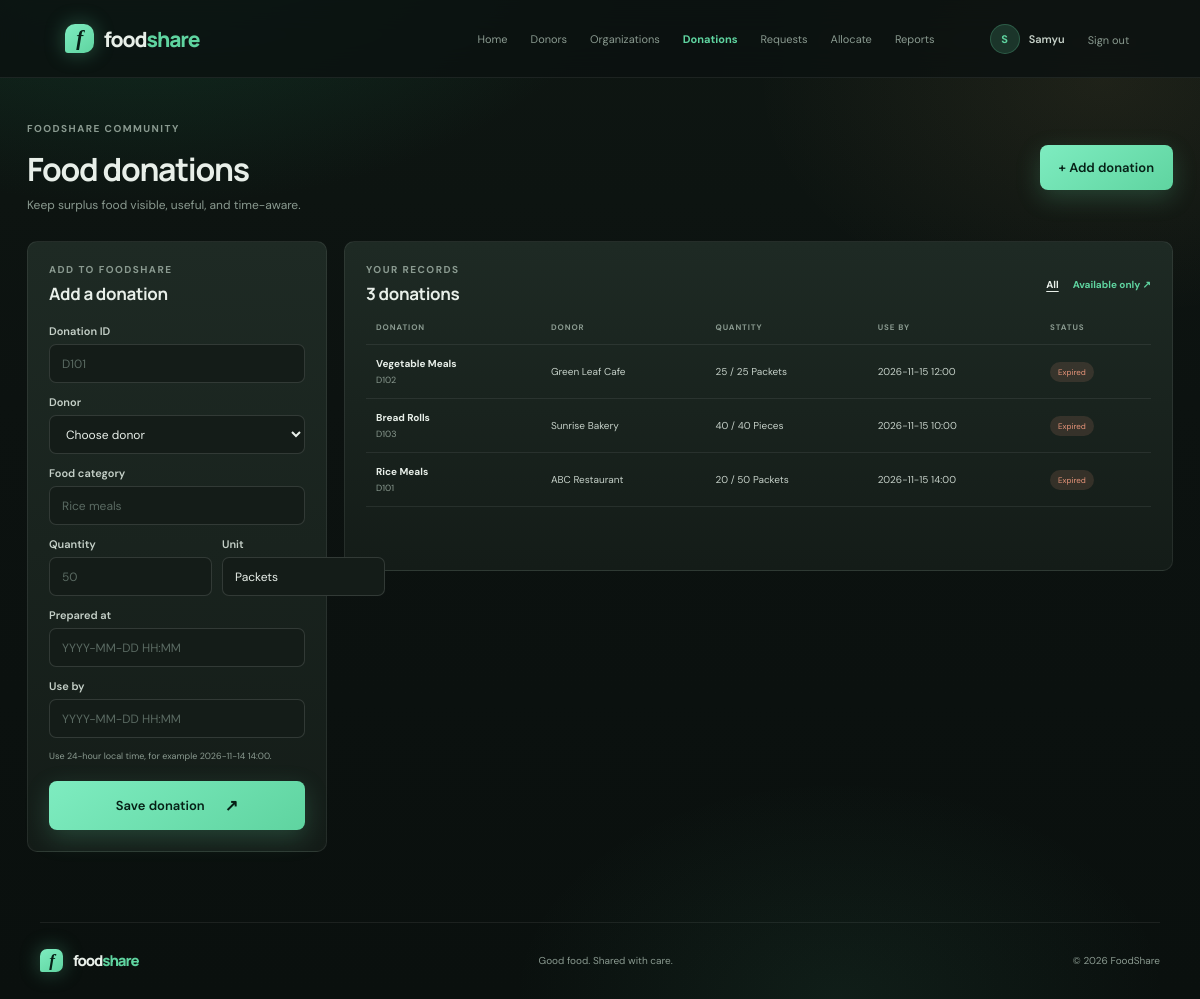
The app's page /donations (signed in) with its own data.
### tables this page shows
CREATE TABLE users (
                id INTEGER PRIMARY KEY AUTOINCREMENT,
                name TEXT NOT NULL, email TEXT NOT NULL COLLATE NOCASE UNIQUE,
                password_hash TEXT NOT NULL, created_at TEXT NOT NULL
            );

CREATE TABLE donations (
                id TEXT PRIMARY KEY, donor_id TEXT NOT NULL REFERENCES donors(id),
                category TEXT NOT NULL, quantity INTEGER NOT NULL CHECK(quantity > 0),
                remaining INTEGER NOT NULL CHECK(remaining >= 0), unit TEXT NOT NULL,
                prepared_at TEXT NOT NULL, expires_at TEXT NOT NULL,
                status TEXT NOT NULL DEFAULT 'Available', created_at TEXT NOT NULL
            );

CREATE TABLE donors (
                id TEXT PRIMARY KEY, name TEXT NOT NULL, contact TEXT NOT NULL DEFAULT '',
                phone TEXT NOT NULL DEFAULT '', created_at TEXT NOT NULL
            );

### app.py (the view, shortened to what this page needs)
@app.route("/donations", methods=["GET", "POST"])
@login_required
def donations():
    view = request.args.get("view", "all")
    with connect_db() as db:
        expire_food(db)
        donors_list = db.execute("SELECT id,name FROM donors ORDER BY name").fetchall()
        if view == "available":
            records = db.execute(
                "SELECT d.*,n.name donor_name FROM donations d JOIN donors n ON n.id=d.donor_id "
                "WHERE d.remaining>0 AND d.status!='Expired' AND d.expires_at>? "
                "ORDER BY d.expires_at",
                (now(),),
            ).fetchall()
        else:
            records = db.execute(
                "SELECT d.*,n.name donor_name FROM donations d JOIN donors n ON n.id=d.donor_id "
                "ORDER BY d.created_at DESC"
            ).fetchall()
    return render_template(
        "records.html", kind="donations", records=records, donors=donors_list, view=view
    )

### app.py (called while the page is built)
def connect_db():
    if has_app_context() and g.get("_foodshare_db") is not None:
        return g._foodshare_db
    conn = sqlite3.connect(DB_PATH)
    conn.row_factory = sqlite3.Row
    conn.execute("PRAGMA foreign_keys=ON")
    if has_app_context():
        g._foodshare_db = conn
    return conn

def now():
    return datetime.now().strftime(DATE_FORMAT)

def expire_food(db):
    db.execute("UPDATE donations SET status='Expired' WHERE remaining>0 AND expires_at<=?", (now(),))

@app.before_request
def load_user():
    if request.method == "POST":
        expected = session.get("csrf_token", "")
        provided = request.form.get("csrf_token", "")
        if not expected or not secrets.compare_digest(expected, provided):
            abort(400, "Form expired. Refresh the page and try again.")
    g.user = None
    if session.get("user_id"):
        with connect_db() as db:
            g.user = db.execute("SELECT id,name,email FROM users WHERE id=?", (session["user_id"],)).fetchone()

def login_required(fn):
    @wraps(fn)
    def wrapped(*args, **kwargs):
        if not g.user:
            flash("Please sign in to continue.", "info")
            return redirect(url_for("login", next=request.path))
        return fn(*args, **kwargs)
    return wrapped

@app.context_processor
def shared_context():
    if "csrf_token" not in session:
        session["csrf_token"] = secrets.token_urlsafe(32)
    return {"current_year": datetime.now().year, "csrf_token": session["csrf_token"]}

### templates/records.html (shortened to what this page needs)
{% extends 'base.html' %}{% block title %}{{ {'donors':'Donors','organizations':'Organizations','donations':'Donations','requests':'Requests'}[kind] }}{% endblock %}{% block content %}
<section class="dashboard-wrap"><div class="dashboard-heading"><div><div class="eyebrow">FOODSHARE COMMUNITY</div><h1>{{ {'donors':'Donor partners','organizations':'Receiving organizations','donations':'Food donations','requests':'Food requests'}[kind] }}</h1><p>{{ {'donors':'The people and kitchens making a difference.','organizations':'Community partners receiving shared food.','donations':'Keep surplus food visible, useful, and time-aware.','requests':'See what local organizations need.'}[kind] }}</p></div>{% if kind=='donations' %}<a class="button" href="#add-record">+ Add donation</a>{% elif kind=='requests' %}<a class="button" href="#add-record">+ New request</a>{% else %}<a class="button" href="#add-record">+ Register {{ 'donor' if kind=='donors' else 'organization' }}</a>{% endif %}</div>
<div class="records-layout"><section class="panel form-panel" id="add-record"><div class="eyebrow">ADD TO FOODSHARE</div><h2>{{ {'donors':'Register a donor','organizations':'Register an organization','donations':'Add a donation','requests':'Create a request'}[kind] }}</h2>
<form method="post" class="stack-form"><input type="hidden" name="csrf_token" value="{{ csrf_token }}">{% if kind in ['donors','organizations'] %}<label>{{ 'Donor' if kind=='donors' else 'Organization' }} ID<input name="id" placeholder="{{ 'D102' if kind=='donors' else 'O102' }}" required></label><label>{{ 'Donor' if kind=='donors' else 'Organization' }} name<input name="name" placeholder="Name" required></label><label>Contact person<input name="contact" placeholder="Contact name"></label><label>Phone or email<input name="phone" placeholder="Contact details"></label>
{% elif kind=='donations' %}<label>Donation ID<input name="id" placeholder="D101" required></label><label>Donor<select name="donor_id" required><option value="">Choose donor</option>{% for donor in donors %}<option value="{{ donor.id }}">{{ donor.name }} · {{ donor.id }}</option>{% endfor %}</select></label><label>Food category<input name="category" placeholder="Rice meals" required></label><div class="form-pair"><label>Quantity<input type="number" name="quantity" min="1" placeholder="50" required></label><label>Unit<input name="unit" placeholder="Packets" value="Packets" required></label></div><label>Prepared at<input type="text" name="prepared_at" placeholder="YYYY-MM-DD HH:MM" required></label><label>Use by<input type="text" name="expires_at" placeholder="YYYY-MM-DD HH:MM" required></label><small class="form-hint">Use 24-hour local time, for example 2026-11-14 14:00.</small>
{% endif %}<button class="button form-submit" type="submit">Save {{ {'donors':'donor','organizations':'organization','donations':'donation','requests':'request'}[kind] }} <span>↗</span></button></form></section>
<section class="panel records-panel"><div class="panel-heading"><div><div class="eyebrow">YOUR RECORDS</div><h2>{{ records|length }} {{ {'donors':'donors','organizations':'organizations','donations':'donations','requests':'requests'}[kind] }}</h2></div>{% if kind=='donations' %}<div class="view-toggle"><a class="inline-link {{ 'active-view' if view!='available' else '' }}" href="{{ url_for('donations') }}">All</a><a class="inline-link {{ 'active-view' if view=='available' else '' }}" href="{{ url_for('donations', view='available') }}">Available only ↗</a></div>{% endif %}</div><div class="table-scroll"><table><thead>{% if kind in ['donors','organizations'] %}<tr><th>ID</th><th>NAME</th><th>CONTACT</th><th>PHONE / EMAIL</th></tr>{% elif kind=='donations' %}<tr><th>DONATION</th><th>DONOR</th><th>QUANTITY</th><th>USE BY</th><th>STATUS</th></tr>{% else %}<tr><th>REQUEST</th><th>ORGANIZATION</th><th>NEEDS</th><th>ALLOCATED</th><th>STATUS</th></tr>{% endif %}</thead><tbody>{% for r in records %}{% if kind in ['donors','organizations'] %}<tr><td>{{ r.id }}</td><td><strong>{{ r.name }}</strong></td><td>{{ r.contact or '—' }}</td><td>{{ r.phone or '—' }}</td></tr>{% elif kind=='donations' %}<tr><td><strong>{{ r.category }}</strong><small>{{ r.id }}</small></td><td>{{ r.donor_name }}</td><td>{{ r.remaining }} / {{ r.quantity }} {{ r.unit }}</td><td>{{ r.expires_at }}</td><td><span class="status status-{{ r.status|lower }}">{{ r.status }}</span></td></tr>{% else %}<tr><td><strong>{{ r.category }}</strong><small>{{ r.id }}</small></td><td>{{ r.organization_name }}</td><td>{{ r.quantity }} {{ r.unit }}</td><td>{{ r.allocated }} {{ r.unit }}</td><td><span class="status status-{{ r.status|lower }}">{{ r.status }}</span></td></tr>{% endif %}{% else %}<tr><td colspan="5" class="table-empty">Nothing here yet. Add your first record using the form.</td></tr>{% endfor %}</tbody></table></div></section></div></section>
{% endblock %}

### templates/base.html (shortened to what this page needs)
<!doctype html>
<html lang="en">
<head>
  <link rel="stylesheet" href="{{ url_for('static', filename='style.css') }}?v=dark2">
</head>
<body class="theme-dark">
<header class="topbar"><a class="brand" href="{{ url_for('home') if g.user else url_for('index') }}"><span class="brand-mark">f</span><span>food<span class="brand-green">share</span></span></a>
  {% if g.user %}<nav class="main-nav"><a href="{{ url_for('home') }}" class="{{ 'active' if request.endpoint=='home' else '' }}">Home</a><a href="{{ url_for('donors') }}" class="{{ 'active' if request.endpoint=='donors' else '' }}">Donors</a><a href="{{ url_for('organizations') }}" class="{{ 'active' if request.endpoint=='organizations' else '' }}">Organizations</a><a href="{{ url_for('donations') }}" class="{{ 'active' if request.endpoint=='donations' else '' }}">Donations</a><a href="{{ url_for('food_requests') }}" class="{{ 'active' if request.endpoint=='food_requests' else '' }}">Requests</a><a href="{{ url_for('allocations') }}" class="{{ 'active' if request.endpoint=='allocations' else '' }}">Allocate</a><a href="{{ url_for('reports') }}" class="{{ 'active' if request.endpoint=='reports' else '' }}">Reports</a></nav><div class="user-menu"><span class="user-avatar">{{ g.user.name[0]|upper }}</span><span class="user-name">{{ g.user.name }}</span><form method="post" action="{{ url_for('logout') }}"><input type="hidden" name="csrf_token" value="{{ csrf_token }}"><button class="text-button">Sign out</button></form></div>
  {% else %}<nav class="public-nav"><a href="#how-it-works">How it works</a><a href="{{ url_for('login') }}" class="login-link">Log in</a><a href="{{ url_for('register') }}" class="button button-small">Get started <span>↗</span></a></nav>{% endif %}
</header>
<main>{% block content %}{% endblock %}</main>
<footer class="footer"><a class="brand footer-brand" href="{{ url_for('index') }}"><span class="brand-mark">f</span><span>food<span class="brand-green">share</span></span></a><span>Good food. Shared with care.</span><span>© {{ current_year }} FoodShare</span></footer>
</body></html>

### records on screen
users: user "S", user.name "Samyu"
donations: category "Vegetable Meals", id "D102", donor_name "Green Leaf Cafe", remaining "25", quantity "25", unit "Packets", expires_at "2026-11-15 12:00", status "Expired"
donations: category "Bread Rolls", id "D103", donor_name "Sunrise Bakery", remaining "40", quantity "40", unit "Pieces", expires_at "2026-11-15 10:00", status "Expired"
donations: category "Rice Meals", id "D101", donor_name "ABC Restaurant", remaining "20", quantity "50", unit "Packets", expires_at "2026-11-15 14:00", status "Expired"

### other values on screen
{{ records|length }} "3"
